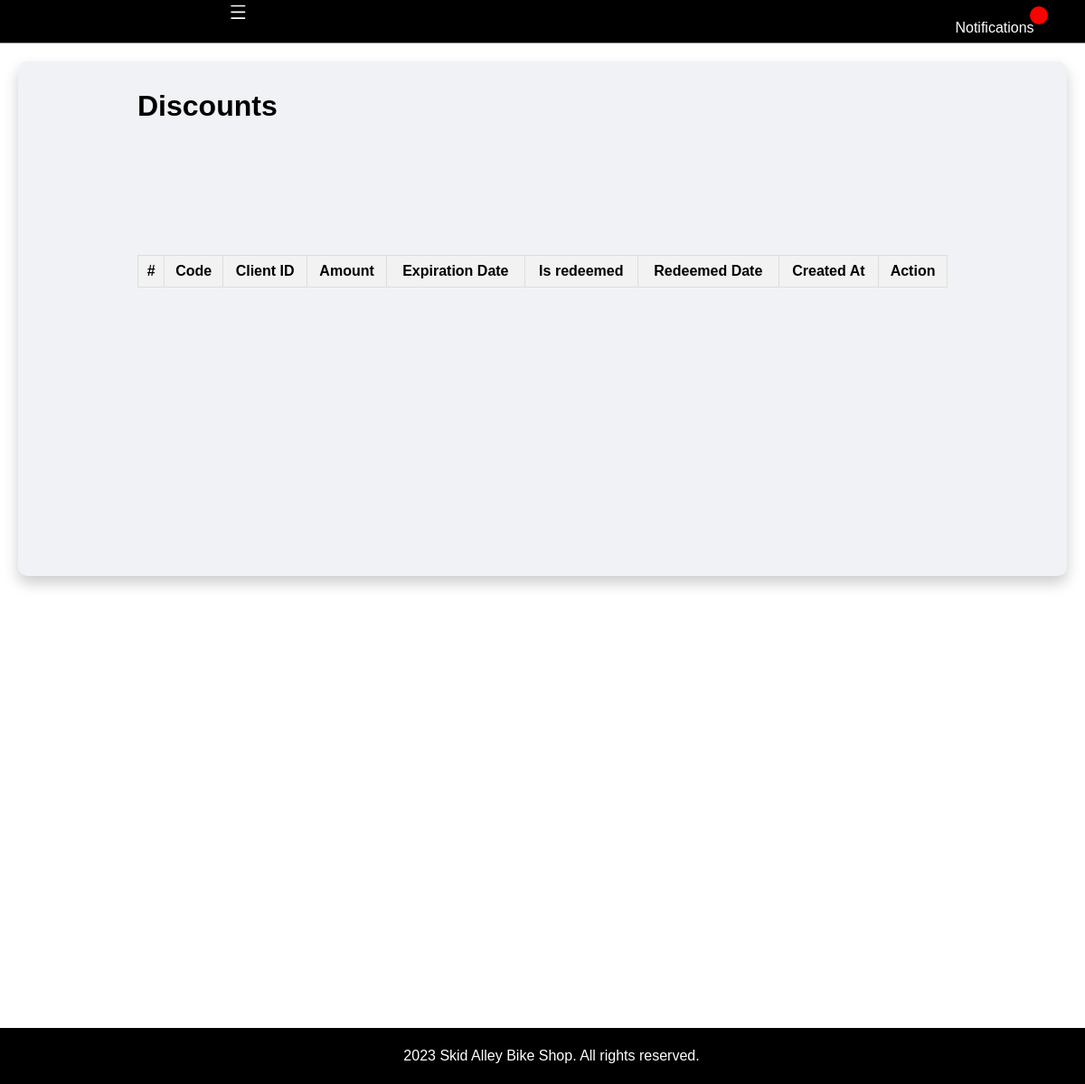
The app's page /admin/vouchers.php (signed in), older data.
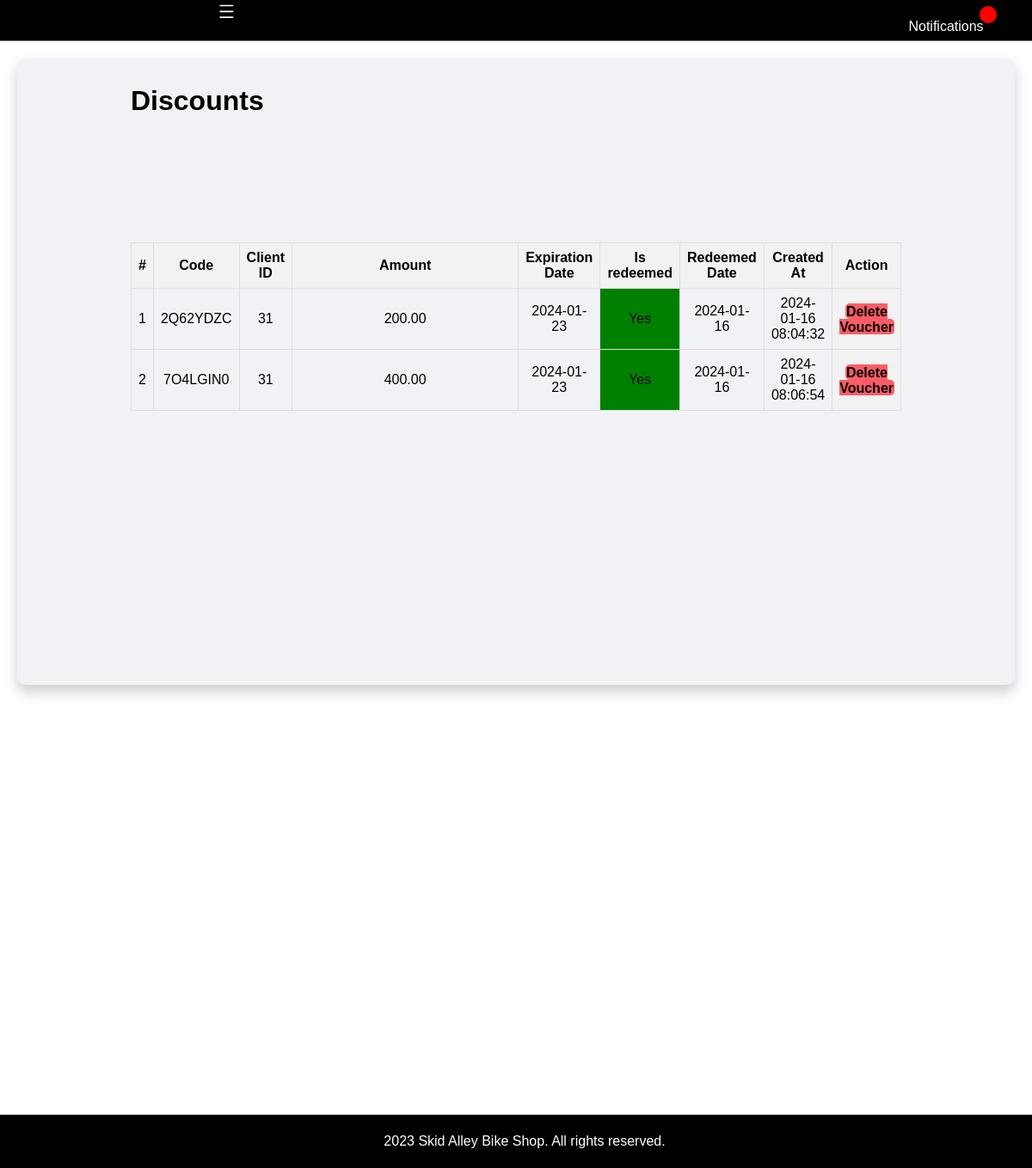
The same page, newer data.
### tables this page shows
CREATE TABLE `vouchers` (
  `voucher_id` int(11) NOT NULL,
  `code` varchar(20) DEFAULT NULL,
  `client_id` int(11) DEFAULT NULL,
  `amount` decimal(10,2) DEFAULT NULL,
  `expiration_date` date DEFAULT NULL,
  `is_redeemed` tinyint(1) DEFAULT 0,
  `redeemed_date` date DEFAULT NULL,
  `created_at` timestamp NOT NULL DEFAULT current_timestamp()
);

### admin/vouchers.php (the view)
<?php include ('partials/menu.php');?>
<div class = "main-content">
           <div class = "wrapper">
                <h1>Discounts</h1>
                    <br/>
                     <br/><br/><br/>
                     <br/><br/><br/>
                 <table class= "tbl-full">
                    <tr>
                        <th>#</th>
                        <th>Code</th>
                        <th>Client ID</th>
                        <th>Amount</th>
                        <th>Expiration Date</th>
                        <th>Is redeemed</th>
                        <th>Redeemed Date</th>
                        <th>Created At</th>
                        <th>Action</th>
                    </tr>
                    <?php
                    $sql = "SELECT * FROM vouchers";
                    $res = mysqli_query($conn,$sql);
                    if($res==TRUE)
                    {
                        $count = mysqli_num_rows($res);
                        $sn=1;
                        if($count>0)
                        {
                            while($rows=mysqli_fetch_assoc($res))
                            {
                                $id=$rows['voucher_id'];
                                $code=$rows['code'];
                                $client_id=$rows['client_id'];
                                $amount = $rows['amount'];
                                $expiration_date = $rows['expiration_date'];
                                $is_redeemed = $rows['is_redeemed'];
                                $redeemed_date = $rows['redeemed_date'];
                                $created_at = $rows['created_at'];
                                ?>
                    <tr>
                        <td><?php echo $sn++;?></td>
                        <td><?php echo $code;?></td>
                        <td><?php echo $client_id;?></td>
                        <td><?php echo $amount;?></td>
                        <td><?php echo $expiration_date?></td>
                        <td style="background-color: <?php echo ($is_redeemed == 1) ? 'green' : 'red';?>">
                            <?php echo ($is_redeemed == 1) ? 'Yes' : 'No';?>
                        </td>
                        <td><?php echo $redeemed_date?></td>
                        <td><?php echo $created_at?></td>
                        <th>
                        <a href="<?php echo SITEURL; ?>admin/delete-voucher.php?voucher_id=<?php echo $id; ?>" class="btn-third">Delete Voucher</a>
                        </th>
                    </tr>
                    <?php
                        }
                    } else {
                    }
                }
                    ?>
                 </table>
                 <br><br><br><br><br><br><br><br><br><br><br><br><br><br><br><br>
            </div>
        </div>
<?php include('partials/footer.php') ?>

Row changes from the older to the newer data that the page shows:
added vouchers: code "2Q62YDZC", client "31", amount "200.00", expiration_date "2024-01-23", is_redeemed "Yes", redeemed_date "2024-01-16", created_at "2024-01-16 08:04:32"
added vouchers: code "7O4LGIN0", client "31", amount "400.00", expiration_date "2024-01-23", is_redeemed "Yes", redeemed_date "2024-01-16", created_at "2024-01-16 08:06:54"
